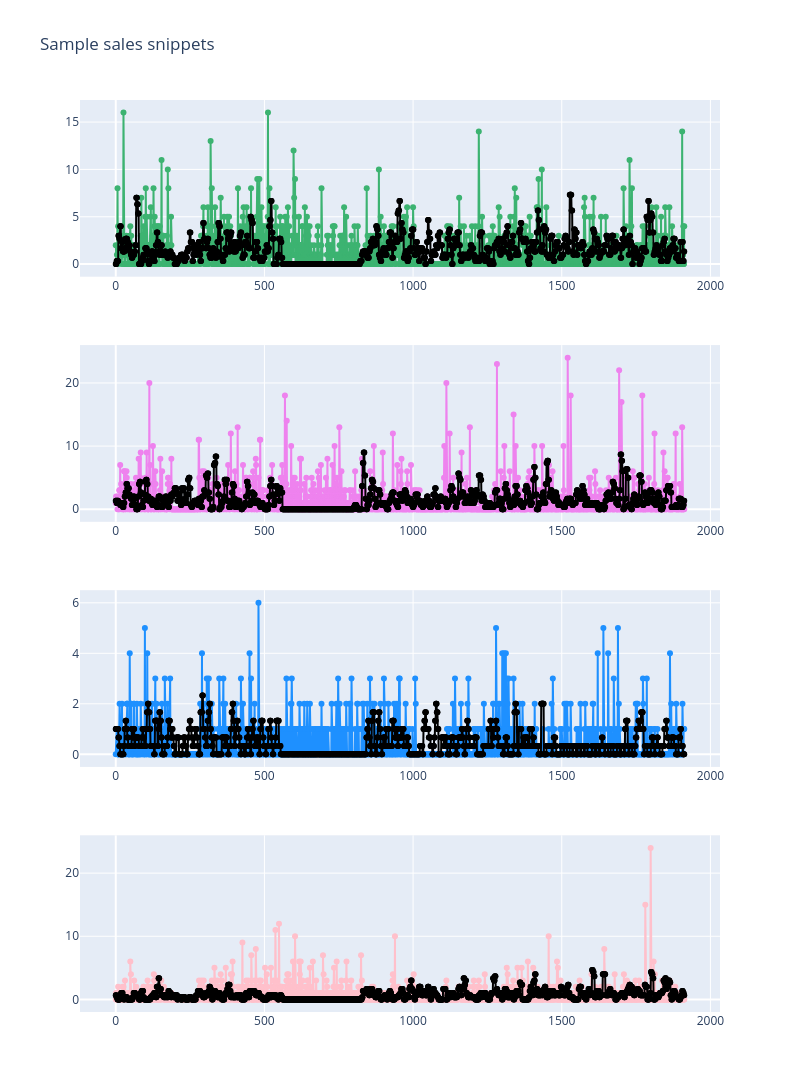

Notebook cell for this chart:
### Markdown cell above
# 移动平均

### Code cell
# ==============================================================================
# Average Smoothing
# ==============================================================================
def average_smoothing(signal, kernel_size = 3, stride = 1):
    sample = []
    start = 0
    end = kernel_size
    while end <= len(signal):
        start = start + stride
        end = end + stride
        sample.extend(np.ones(end - start) * np.mean(signal[start:end]))
    
    return np.array(sample)

y_a1 = average_smoothing(x1)
y_a2 = average_smoothing(x2)
y_a3 = average_smoothing(x3)
y_a4 = average_smoothing(x4)

fig = make_subplots(rows=4, cols=1)
fig_2_add_trace(fig, x_start = 0, x_end = len(x1), y = x1, mode = "lines+markers", name = "First sample", color = "mediumseagreen", row = 1, col = 1)
fig_2_add_trace(fig, x_start = 0, x_end = len(x1), y = y_a1, mode = "lines+markers", name = "First sample", color = "black", row = 1, col = 1)
fig_2_add_trace(fig, x_start = 0, x_end = len(x2), y = x2, mode = "lines+markers", name = "Second sample", color = "violet", row = 2, col = 1)
fig_2_add_trace(fig, x_start = 0, x_end = len(x2), y = y_a2, mode = "lines+markers", name = "Second sample", color = "black", row = 2, col = 1)
fig_2_add_trace(fig, x_start = 0, x_end = len(x3), y = x3, mode = "lines+markers", name = "Third sample", color = "dodgerblue", row = 3, col = 1)
fig_2_add_trace(fig, x_start = 0, x_end = len(x3), y = y_a3, mode = "lines+markers", name = "Third sample", color = "black", row = 3, col = 1)
fig_2_add_trace(fig, x_start = 0, x_end = len(x4), y = x4, mode = "lines+markers", name = "Fourth sample", color = "pink", row = 4, col = 1)
fig_2_add_trace(fig, x_start = 0, x_end = len(x4), y = y_a4, mode = "lines+markers", name = "Fourth sample", color = "black", row = 4, col = 1)
fig.update_layout(height=1200, width=800, title_text="Sample sales snippets")
fig.show()

### Figure 1 — Plotly figure (JSON) as saved in the notebook; plotly's stock layout.template omitted (floating-point values rounded to 4 significant figures; data arrays with more than 128 entries replaced by an {"elided": "..."} marker saying what was removed)
{"data": [{"marker": {"color": "mediumseagreen"}, "mode": "lines+markers", "name": "First sample", "showlegend": false, "type": "scatter", "x": {"elided": "1913 int values"}, "xaxis": "x", "y": {"elided": "1913 int values"}, "yaxis": "y"}, {"marker": {"color": "black"}, "mode": "lines+markers", "name": "First sample", "showlegend": false, "type": "scatter", "x": {"elided": "1913 int values"}, "xaxis": "x", "y": {"elided": "5733 float values"}, "yaxis": "y"}, {"marker": {"color": "violet"}, "mode": "lines+markers", "name": "Second sample", "showlegend": false, "type": "scatter", "x": {"elided": "1913 int values"}, "xaxis": "x2", "y": {"elided": "1913 int values"}, "yaxis": "y2"}, {"marker": {"color": "black"}, "mode": "lines+markers", "name": "Second sample", "showlegend": false, "type": "scatter", "x": {"elided": "1913 int values"}, "xaxis": "x2", "y": {"elided": "5733 float values"}, "yaxis": "y2"}, {"marker": {"color": "dodgerblue"}, "mode": "lines+markers", "name": "Third sample", "showlegend": false, "type": "scatter", "x": {"elided": "1913 int values"}, "xaxis": "x3", "y": {"elided": "1913 int values"}, "yaxis": "y3"}, {"marker": {"color": "black"}, "mode": "lines+markers", "name": "Third sample", "showlegend": false, "type": "scatter", "x": {"elided": "1913 int values"}, "xaxis": "x3", "y": {"elided": "5733 float values"}, "yaxis": "y3"}, {"marker": {"color": "pink"}, "mode": "lines+markers", "name": "Fourth sample", "showlegend": false, "type": "scatter", "x": {"elided": "1913 int values"}, "xaxis": "x4", "y": {"elided": "1913 int values"}, "yaxis": "y4"}, {"marker": {"color": "black"}, "mode": "lines+markers", "name": "Fourth sample", "showlegend": false, "type": "scatter", "x": {"elided": "1913 int values"}, "xaxis": "x4", "y": {"elided": "5733 float values"}, "yaxis": "y4"}], "layout": {"height": 1200, "title": {"text": "Sample sales snippets"}, "width": 800, "xaxis": {"anchor": "y", "autorange": true, "domain": [0, 1], "range": [-120.2, 2032.0], "type": "linear"}, "xaxis2": {"anchor": "y2", "autorange": true, "domain": [0, 1], "range": [-120.2, 2032.0], "type": "linear"}, "xaxis3": {"anchor": "y3", "autorange": true, "domain": [0, 1], "range": [-120.2, 2032.0], "type": "linear"}, "xaxis4": {"anchor": "y4", "autorange": true, "domain": [0, 1], "range": [-120.2, 2032.0], "type": "linear"}, "yaxis": {"anchor": "x", "autorange": true, "domain": [0.8063, 1], "range": [-1.28, 17.28], "type": "linear"}, "yaxis2": {"anchor": "x2", "autorange": true, "domain": [0.5375, 0.7312], "range": [-1.92, 25.92], "type": "linear"}, "yaxis3": {"anchor": "x3", "autorange": true, "domain": [0.2687, 0.4625], "range": [-0.4801, 6.48], "type": "linear"}, "yaxis4": {"anchor": "x4", "autorange": true, "domain": [0, 0.1938], "range": [-1.92, 25.92], "type": "linear"}}}
